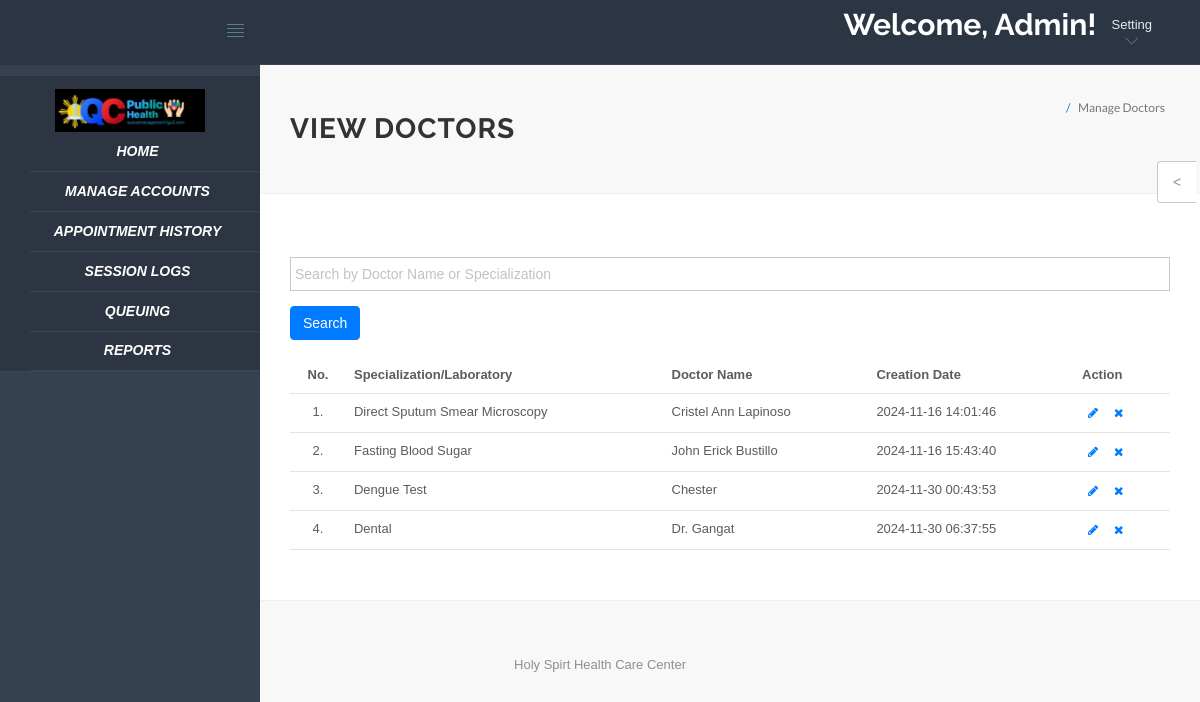
The page /hms/admin/manage-doctors.php (signed in) on the database its author committed.
### tables this page shows
CREATE TABLE `doctors` (
  `id` int(11) NOT NULL,
  `specilization` varchar(255) DEFAULT NULL,
  `doctorName` varchar(255) DEFAULT NULL,
  `address` longtext DEFAULT NULL,
  `docFees` varchar(255) DEFAULT NULL,
  `contactno` bigint(11) DEFAULT NULL,
  `docEmail` varchar(255) DEFAULT NULL,
  `password` varchar(255) DEFAULT NULL,
  `creationDate` timestamp NULL DEFAULT current_timestamp(),
  `updationDate` timestamp NULL DEFAULT NULL ON UPDATE current_timestamp()
);

### hms/admin/manage-doctors.php (the view, shortened to what this page needs)
<?php
include('include/config.php');
if(strlen($_SESSION['id'])==0) {
    header('location:logout.php');
} else {
    $search = '';
?>
<!DOCTYPE html>
<html lang="en">
<head>
    <link rel="stylesheet" href="vendor/bootstrap/css/bootstrap.min.css">
    <link rel="stylesheet" href="vendor/fontawesome/css/font-awesome.min.css">
    <link rel="stylesheet" href="vendor/themify-icons/themify-icons.min.css">
    <link href="vendor/animate.css/animate.min.css" rel="stylesheet" media="screen">
    <link href="vendor/perfect-scrollbar/perfect-scrollbar.min.css" rel="stylesheet" media="screen">
    <link href="vendor/switchery/switchery.min.css" rel="stylesheet" media="screen">
    <link href="vendor/bootstrap-touchspin/jquery.bootstrap-touchspin.min.css" rel="stylesheet" media="screen">
    <link href="vendor/select2/select2.min.css" rel="stylesheet" media="screen">
    <link href="vendor/bootstrap-datepicker/bootstrap-datepicker3.standalone.min.css" rel="stylesheet" media="screen">
    <link href="vendor/bootstrap-timepicker/bootstrap-timepicker.min.css" rel="stylesheet" media="screen">
    <link rel="stylesheet" href="assets/css/styles.css">
    <link rel="stylesheet" href="assets/css/plugins.css">
    <link rel="stylesheet" href="assets/css/themes/theme-1.css" id="skin_color" />
</head>
<body>
    <div id="app">
        <?php include('include/sidebar.php');?>
        <div class="app-content">
            <?php include('include/header.php');?>
            <div class="main-content">
                <div class="wrap-content container" id="container">
                    <section id="page-title">
                        <div class="row">
                            <div class="col-sm-8">
                                <h1 class="mainTitle"><strong>View Doctors</strong></h1>
                            </div>
                            <ol class="breadcrumb">
                                <li class="active">
                                    <span>Manage Doctors</span>
                                </li>
                            </ol>
                        </div>
                    </section>
                    <div class="container-fluid container-fullw bg-white">
                        <div class="row">
                            <div class="col-md-12">
                                <h5 class="over-title margin-bottom-15">&nbsp;</h5>
                                <form method="GET" action="">
                                    <div class="form-group">
                                        <input type="text" id="searchInput" name="search" class="form-control" placeholder="Search by Doctor Name or Specialization" value="<?php echo htmlentities($search); ?>" oninput="resetSearch()" />
                                    </div>
                                    <button type="submit" class="btn btn-primary">Search</button>
                                </form>
                                <br>
                                <table class="table table-hover" id="sample-table-1">
                                    <thead>
                                        <tr>
                                            <th class="center">No.</th>
                                            <th>Specialization/Laboratory</th>
                                            <th class="hidden-xs">Doctor Name</th>
                                            <th>Creation Date </th>
                                            <th>Action</th>
                                        </tr>
                                    </thead>
                                    <tbody>
<?php
$sql = "SELECT * FROM doctors";
$result = mysqli_query($con, $sql);
$cnt = 1;
while($row = mysqli_fetch_array($result)) {
?>
                                        <tr>
                                            <td class="center"><?php echo $cnt;?>.</td>
                                            <td class="hidden-xs"><?php echo $row['specilization'];?></td>
                                            <td><?php echo $row['doctorName'];?></td>
                                            <td><?php echo $row['creationDate'];?></td>
                                            <td>
                                                <div class="visible-md visible-lg hidden-sm hidden-xs">
                                                    <a href="edit-doctor.php?id=<?php echo $row['id'];?>" class="btn btn-transparent btn-xs" tooltip-placement="top" tooltip="Edit"><i class="fa fa-pencil"></i></a>
                                                    <a href="manage-doctors.php?id=<?php echo $row['id']?>&del=delete" onClick="return confirm('Are you sure you want to delete?')" class="btn btn-transparent btn-xs tooltips" tooltip-placement="top" tooltip="Remove"><i class="fa fa-times fa fa-white"></i></a>
                                                </div>
                                            </td>
                                        </tr>
<?php
    $cnt++;
}
?>
                                    </tbody>
                                </table>
                            </div>
                        </div>
                    </div>
                </div>
            </div>
            <?php include('include/footer.php');?>
            <?php include('include/setting.php');?>
    </body>
</html>
<?php } ?>

### hms/admin/assets/css/themes/theme-1.css (style rules this page uses)
body { background: #FAFAFA; }

### hms/admin/assets/css/themes/theme-5.css (style rules this page uses)
body { background: #F8F8F8; }

### rows shown on the page
doctors: specilization "Direct Sputum Smear Microscopy", doctorName "Cristel Ann Lapinoso", creationDate "2024-11-16 14:01:46"
doctors: specilization "Fasting Blood Sugar", doctorName "John Erick Bustillo", creationDate "2024-11-16 15:43:40"
doctors: specilization "Dengue Test", doctorName "Chester", creationDate "2024-11-30 00:43:53"
doctors: specilization "Dental", doctorName "Dr. Gangat", creationDate "2024-11-30 06:37:55"
